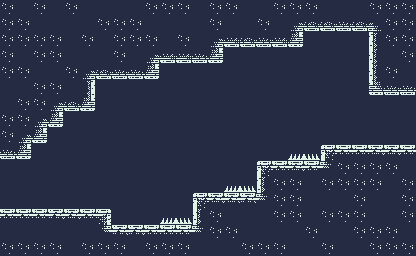

The image is a tile-based game level rendered from a .tmx file. Its description and complete source (layers, tilesets, objects, tile grids) follow:
An orthogonal 26x16 tile map with 16x16 px tiles, 3 tile layers (BG, Walls, Obstacles) and 17 objects.

<map version="1.4" tiledversion="1.4.3" orientation="orthogonal" renderorder="right-down" width="26" height="16" tilewidth="16" tileheight="16" infinite="0" nextlayerid="9" nextobjectid="23">
 <tileset firstgid="1" source="../TileSet/Dow_TileSet.tsx" />
 <layer id="1" name="BG" width="26" height="16">
  <data encoding="csv">
191,191,191,191,191,191,191,191,191,191,191,191,191,191,191,191,191,191,191,191,191,191,191,191,191,191,
191,191,191,191,191,191,191,191,191,191,191,191,191,191,191,191,191,191,191,191,191,191,191,191,191,191,
191,191,191,191,191,191,191,191,191,191,191,191,191,191,191,191,191,191,191,191,191,191,191,191,191,191,
191,191,191,191,191,191,191,191,191,191,191,191,191,191,191,191,191,191,191,191,191,191,191,191,191,191,
191,191,191,191,191,191,191,191,191,191,191,191,191,191,191,191,191,191,191,191,191,191,191,191,191,191,
191,191,191,191,191,191,191,191,191,191,191,191,191,191,191,191,191,191,191,191,191,191,191,191,191,191,
191,191,191,191,191,191,191,191,191,191,191,191,191,191,191,191,191,191,191,191,191,191,191,191,191,191,
191,191,191,191,191,191,191,191,191,191,191,191,191,191,191,191,191,191,191,191,191,191,191,191,191,191,
191,191,191,191,191,191,191,191,191,191,191,191,191,191,191,191,191,191,191,191,191,191,191,191,191,191,
191,191,191,191,191,191,191,191,191,191,191,191,191,191,191,191,191,191,191,191,191,191,191,191,191,191,
191,191,191,191,191,191,191,191,191,191,191,191,191,191,191,191,191,191,191,191,191,191,191,191,191,191,
191,191,191,191,191,191,191,191,191,191,191,191,191,191,191,191,191,191,191,191,191,191,191,191,191,191,
191,191,191,191,191,191,191,191,191,191,191,191,191,191,191,191,191,191,191,191,191,191,191,191,191,191,
191,191,191,191,191,191,191,191,191,191,191,191,191,191,191,191,191,191,191,191,191,191,191,191,191,191,
191,191,191,191,191,191,191,191,191,191,191,191,191,191,191,191,191,191,191,191,191,191,191,191,191,191,
191,191,191,191,191,191,191,191,191,191,191,191,191,191,191,191,191,191,191,191,191,191,191,191,191,191
</data>
 </layer>
 <layer id="2" name="Walls" width="26" height="16">
  <data encoding="csv">
190,191,190,191,190,191,191,191,191,190,190,190,191,190,190,191,191,190,190,190,191,191,191,190,190,190,
190,190,191,191,191,191,190,190,190,191,191,191,191,190,191,191,190,191,248,169,169,170,169,252,190,190,
190,190,190,190,191,190,191,190,190,190,191,190,191,168,171,169,170,171,249,0,0,0,0,192,190,190,
190,191,190,190,191,191,191,190,191,248,171,171,170,249,0,0,0,0,0,0,0,0,0,272,191,190,
190,190,191,191,190,168,169,170,170,249,0,0,0,0,0,0,0,0,0,0,0,0,0,231,190,191,
191,191,190,190,191,268,0,0,0,0,0,0,0,0,0,0,0,0,0,0,0,0,0,251,170,170,
191,190,190,168,169,249,0,0,0,0,0,0,0,0,0,0,0,0,0,0,0,0,0,0,0,0,
190,190,248,249,0,0,0,0,0,0,0,0,0,0,0,0,0,0,0,0,0,0,0,0,0,0,
190,168,249,0,0,0,0,0,0,0,0,0,0,0,0,0,0,0,0,0,0,0,0,0,0,0,
170,249,0,0,0,0,0,0,0,0,0,0,0,0,0,0,0,0,0,0,211,291,291,290,290,291,
0,0,0,0,0,0,0,0,0,0,0,0,0,0,0,0,211,291,290,291,212,190,190,190,190,191,
0,0,0,0,0,0,0,0,0,0,0,0,0,0,0,0,192,190,190,191,190,190,190,190,191,190,
0,0,0,0,0,0,0,0,0,0,0,0,211,290,290,289,292,190,190,191,191,191,190,191,191,190,
291,291,291,289,290,291,209,0,0,0,0,0,272,190,191,191,191,190,190,191,190,190,190,191,191,190,
191,191,191,191,191,191,208,289,289,291,291,291,292,190,190,191,191,191,191,190,191,191,190,190,190,191,
190,190,190,190,191,190,190,190,191,190,190,190,191,191,191,190,190,190,191,191,190,191,191,190,190,190
</data>
 </layer>
 <layer id="8" name="Obstacles" width="26" height="16">
  <data encoding="csv">
0,0,0,0,0,0,0,0,0,0,0,0,0,0,0,0,0,0,0,0,0,0,0,0,0,0,
0,0,0,0,0,0,0,0,0,0,0,0,0,0,0,0,0,0,0,0,0,0,0,0,0,0,
0,0,0,0,0,0,0,0,0,0,0,0,0,0,0,0,0,0,0,0,0,0,0,0,0,0,
0,0,0,0,0,0,0,0,0,0,0,0,0,0,0,0,0,0,0,0,0,0,0,0,0,0,
0,0,0,0,0,0,0,0,0,0,0,0,0,0,0,0,0,0,0,0,0,0,0,0,0,0,
0,0,0,0,0,0,0,0,0,0,0,0,0,0,0,0,0,0,0,0,0,0,0,0,0,0,
0,0,0,0,0,0,0,0,0,0,0,0,0,0,0,0,0,0,0,0,0,0,0,0,0,0,
0,0,0,0,0,0,0,0,0,0,0,0,0,0,0,0,0,0,0,0,0,0,0,0,0,0,
0,0,0,0,0,0,0,0,0,0,0,0,0,0,0,0,0,0,0,0,0,0,0,0,0,0,
0,0,0,0,0,0,0,0,0,0,0,0,0,0,0,0,0,0,12,15,0,0,0,0,0,0,
0,0,0,0,0,0,0,0,0,0,0,0,0,0,0,0,0,0,0,0,0,0,0,0,0,0,
0,0,0,0,0,0,0,0,0,0,0,0,0,0,12,15,0,0,0,0,0,0,0,0,0,0,
0,0,0,0,0,0,0,0,0,0,0,0,0,0,0,0,0,0,0,0,0,0,0,0,0,0,
0,0,0,0,0,0,0,0,0,0,12,15,0,0,0,0,0,0,0,0,0,0,0,0,0,0,
0,0,0,0,0,0,0,0,0,0,0,0,0,0,0,0,0,0,0,0,0,0,0,0,0,0,
0,0,0,0,0,0,0,0,0,0,0,0,0,0,0,0,0,0,0,0,0,0,0,0,0,0
</data>
 </layer>
 <objectgroup id="7" name="Obstacles_Collision">
  <object id="20" x="160" y="217.706" width="32" height="6.29438" />
  <object id="21" x="224.228" y="185.734" width="32" height="6.29438" />
  <object id="22" x="287.315" y="153.192" width="32" height="6.29438" />
 </objectgroup>
 <objectgroup id="3" name="Walls_Collision">
  <object id="3" x="0" y="208" width="112" height="48" />
  <object id="5" x="0" y="0" width="416" height="32" />
  <object id="6" x="0" y="80" width="96" height="32" />
  <object id="7" x="0" y="128" width="48" height="16" />
  <object id="8" x="112" y="224" width="80" height="32" />
  <object id="9" x="0" y="64" width="160" height="16" />
  <object id="10" x="0" y="32" width="224" height="32" />
  <object id="11" x="368" y="32" width="48" height="64" />
  <object id="12" x="224" y="32" width="80" height="16" />
  <object id="13" x="192" y="192" width="64" height="64" />
  <object id="14" x="256" y="160" width="64" height="96" />
  <object id="15" x="320" y="144" width="96" height="112" />
  <object id="18" x="0" y="144" width="32" height="16" />
  <object id="19" x="0" y="112" width="64" height="16" />
 </objectgroup>
</map>
